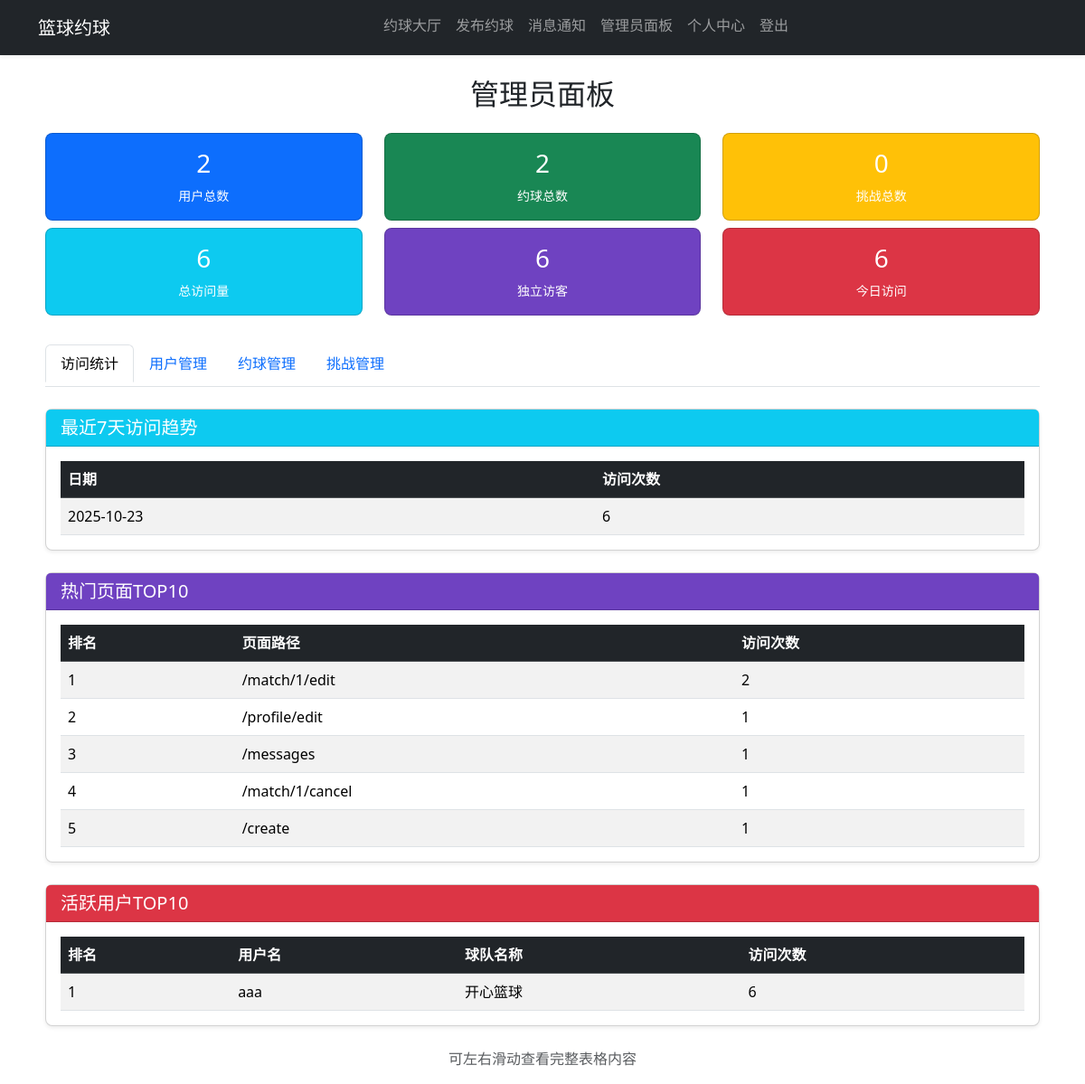
The app's page /admin (signed in) with its own data.
### app.py (models this page shows, shortened)
class PageVisit(db.Model):
    id = db.Column(db.Integer, primary_key=True)
    path = db.Column(db.String(255), nullable=False)  # 访问路径
    user_id = db.Column(db.Integer, db.ForeignKey('user.id'), nullable=True)  # 访问用户ID（匿名用户为None）
    ip_address = db.Column(db.String(45), nullable=True)  # IP地址
    user_agent = db.Column(db.String(255), nullable=True)  # 浏览器信息
    created_at = db.Column(db.DateTime, default=datetime.utcnow)  # 访问时间
    user = db.relationship('User', backref='visits')

class User(UserMixin, db.Model):
    id = db.Column(db.Integer, primary_key=True)
    username = db.Column(db.String(80), unique=True, nullable=False)
    password_hash = db.Column(db.String(200), nullable=False)
    team_name = db.Column(db.String(128), nullable=True)
    contact = db.Column(db.String(64), nullable=True)
    phone = db.Column(db.String(32), nullable=True)
    is_admin = db.Column(db.Boolean, default=False)  # 管理员标志
    created_at = db.Column(db.DateTime, default=datetime.utcnow)

### app.py (the view)
@app.route('/admin')
@login_required
def admin_panel():
    if not current_user.is_admin:
        flash('您没有权限访问此页面', 'danger')
        return redirect(url_for('index'))
    users = User.query.all()
    matches = Match.query.order_by(Match.created_at.desc()).all()
    challenges = Challenge.query.order_by(Challenge.created_at.desc()).all()
    unread_messages = Message.query.filter_by(user_id=current_user.id, is_read=False).count()
    total_visits = PageVisit.query.count()
    unique_visitors = PageVisit.query.distinct(PageVisit.ip_address).count()
    today = datetime.utcnow().date()
    today_visits = PageVisit.query.filter(db.func.date(PageVisit.created_at) == today).count()
    seven_days_ago = datetime.utcnow() - timedelta(days=7)
    recent_visits = db.session.query(
        db.func.date(PageVisit.created_at).label('date'),
        db.func.count(PageVisit.id).label('count')
    ).filter(
        PageVisit.created_at >= seven_days_ago
    ).group_by(
        db.func.date(PageVisit.created_at)
    ).order_by('date').all()
    popular_pages = db.session.query(
        PageVisit.path,
        db.func.count(PageVisit.id).label('count')
    ).group_by(
        PageVisit.path
    ).order_by(text('count desc')).limit(10).all()
    active_users = db.session.query(
        User.username,
        User.team_name,
        db.func.count(PageVisit.id).label('visit_count')
    ).join(
        PageVisit, User.id == PageVisit.user_id
    ).group_by(
        User.id
    ).order_by(text('visit_count desc')).limit(10).all()
    return render_template('admin.html',
                          users=users,
                          matches=matches,
                          challenges=challenges,
                          unread_messages=unread_messages,
                          total_visits=total_visits,
                          unique_visitors=unique_visitors,
                          today_visits=today_visits,
                          recent_visits=recent_visits,
                          popular_pages=popular_pages,
                          active_users=active_users)

### app.py (called while the page is built, shortened)
@login_manager.user_loader
def load_user(user_id):
    return User.query.get(int(user_id))

@app.before_request
def create_tables():
    global tables_created
    if not tables_created:
        with app.app_context():
            db.create_all()
        tables_created = True

@app.before_request
def track_page_visits():
    if request.path.startswith('/static/') or request.path == '/admin':
        return

### templates/admin.html (shortened to what this page needs)
{% extends 'base.html' %}
{% block content %}
<div class="container-fluid px-2">
  <h2 class="text-center my-4">管理员面板</h2>
  <div class="row mb-4">
    <div class="col-4 mb-2">
      <div class="card bg-primary text-white text-center">
        <div class="card-body">
          <div class="h3">{{ users|length }}</div>
          <div class="small">用户总数</div>
        </div>
      </div>
    </div>
    <div class="col-4 mb-2">
      <div class="card bg-success text-white text-center">
        <div class="card-body">
          <div class="h3">{{ matches|length }}</div>
          <div class="small">约球总数</div>
        </div>
      </div>
    </div>
    <div class="col-4 mb-2">
      <div class="card bg-warning text-white text-center">
        <div class="card-body">
          <div class="h3">{{ challenges|length }}</div>
          <div class="small">挑战总数</div>
        </div>
      </div>
    </div>
    <div class="col-4 mb-2">
      <div class="card bg-info text-white text-center">
        <div class="card-body">
          <div class="h3">{{ total_visits }}</div>
          <div class="small">总访问量</div>
        </div>
      </div>
    </div>
    <div class="col-4 mb-2">
      <div class="card bg-purple text-white text-center">
        <div class="card-body">
          <div class="h3">{{ unique_visitors }}</div>
          <div class="small">独立访客</div>
        </div>
      </div>
    </div>
    <div class="col-4 mb-2">
      <div class="card bg-red text-white text-center">
        <div class="card-body">
          <div class="h3">{{ today_visits }}</div>
          <div class="small">今日访问</div>
        </div>
      </div>
    </div>
  </div>
  <div class="mb-4">
    <div class="overflow-x-auto">
      <ul class="nav nav-tabs" role="tablist">
        <li class="nav-item" role="presentation">
          <button class="nav-link active" id="stats-tab" data-bs-toggle="tab" data-bs-target="#stats-tab-pane" type="button" role="tab" aria-controls="stats-tab-pane" aria-selected="true">访问统计</button>
        </li>
        <li class="nav-item" role="presentation">
          <button class="nav-link" id="users-tab" data-bs-toggle="tab" data-bs-target="#users-tab-pane" type="button" role="tab" aria-controls="users-tab-pane" aria-selected="false">用户管理</button>
        </li>
        <li class="nav-item" role="presentation">
          <button class="nav-link" id="matches-tab" data-bs-toggle="tab" data-bs-target="#matches-tab-pane" type="button" role="tab" aria-controls="matches-tab-pane" aria-selected="false">约球管理</button>
        </li>
        <li class="nav-item" role="presentation">
          <button class="nav-link" id="challenges-tab" data-bs-toggle="tab" data-bs-target="#challenges-tab-pane" type="button" role="tab" aria-controls="challenges-tab-pane" aria-selected="false">挑战管理</button>
        </li>
      </ul>
    </div>
  </div>
  <div class="tab-content">
    <div class="tab-pane fade show active" id="stats-tab-pane" role="tabpanel" aria-labelledby="stats-tab">
      <div class="card shadow-sm mb-4">
        <div class="card-header bg-info text-white">
          <h3 class="mb-0 fs-5">最近7天访问趋势</h3>
        </div>
        <div class="card-body">
          <div class="overflow-x-auto">
            <table class="table table-striped mb-0">
              <thead>
                <tr class="table-dark">
                  <th class="p-2">日期</th>
                  <th class="p-2">访问次数</th>
                </tr>
              </thead>
              <tbody>
                {% for visit in recent_visits %}
                <tr>
                  <td class="p-2">{{ visit.date }}</td>
                  <td class="p-2">{{ visit.count }}</td>
                </tr>
                {% else %}
                <tr>
                  <td colspan="2" class="text-center p-3">暂无访问数据</td>
                </tr>
                {% endfor %}
              </tbody>
            </table>
          </div>
        </div>
      </div>
      <div class="card shadow-sm mb-4">
        <div class="card-header bg-purple text-white">
          <h3 class="mb-0 fs-5">热门页面TOP10</h3>
        </div>
        <div class="card-body">
          <div class="overflow-x-auto">
            <table class="table table-striped mb-0">
              <thead>
                <tr class="table-dark">
                  <th class="p-2">排名</th>
                  <th class="p-2">页面路径</th>
                  <th class="p-2">访问次数</th>
                </tr>
              </thead>
              <tbody>
                {% for page in popular_pages %}
                <tr>
                  <td class="p-2">{{ loop.index }}</td>
                  <td class="p-2">{{ page.path }}</td>
                  <td class="p-2">{{ page.count }}</td>
                </tr>
                {% else %}
                <tr>
                  <td colspan="3" class="text-center p-3">暂无页面访问数据</td>
                </tr>
                {% endfor %}
              </tbody>
            </table>
          </div>
        </div>
      </div>
      <div class="card shadow-sm mb-4">
        <div class="card-header bg-red text-white">
          <h3 class="mb-0 fs-5">活跃用户TOP10</h3>
        </div>
        <div class="card-body">
          <div class="overflow-x-auto">
            <table class="table table-striped mb-0">
              <thead>
                <tr class="table-dark">
                  <th class="p-2">排名</th>
                  <th class="p-2">用户名</th>
                  <th class="p-2">球队名称</th>
                  <th class="p-2">访问次数</th>
                </tr>
              </thead>
              <tbody>
                {% for user in active_users %}
                <tr>
                  <td class="p-2">{{ loop.index }}</td>
                  <td class="p-2">{{ user.username }}</td>
                  <td class="p-2">{{ user.team_name or '-' }}</td>
                  <td class="p-2">{{ user.visit_count }}</td>
                </tr>
                {% else %}
                <tr>
                  <td colspan="4" class="text-center p-3">暂无用户访问数据</td>
                </tr>
                {% endfor %}
              </tbody>
            </table>
          </div>
        </div>
      </div>
    </div>
  </div>
  <div class="text-center text-muted text-sm mt-4 mb-2">
    <p>可左右滑动查看完整表格内容</p>
  </div>
</div>
{% endblock %}

### templates/base.html (style rules this page uses)
body { font-size: 16px; }
.card { border-radius: 8px; }
.nav-item { margin-bottom: 5px; }

### templates/admin.html (style rules this page uses)
.bg-purple { background-color: #6f42c1; }
.bg-red { background-color: #dc3545; }
.bg-info { background-color: #17a2b8; }
.overflow-x-auto { -webkit-overflow-scrolling: touch; scrollbar-width: thin; }
.nav-tabs { flex-wrap: nowrap; }

### records on screen
PageVisit: path "/profile/edit", count "1"
PageVisit: path "/messages", count "1"
PageVisit: path "/match/1/cancel", count "1"
PageVisit: path "/create", count "1"
User: username "aaa", team_name "开心篮球", visit_count "6"

### other values on screen
{{ users|length }} "2"
{{ matches|length }} "2"
{{ challenges|length }} "0"
{{ total_visits }} "6"
{{ unique_visitors }} "6"
{{ today_visits }} "6"
{{ visit.date }} "2025-10-23"
{{ visit.count }} "6"
{{ page.path }} "/match/1/edit"
{{ page.count }} "2"
